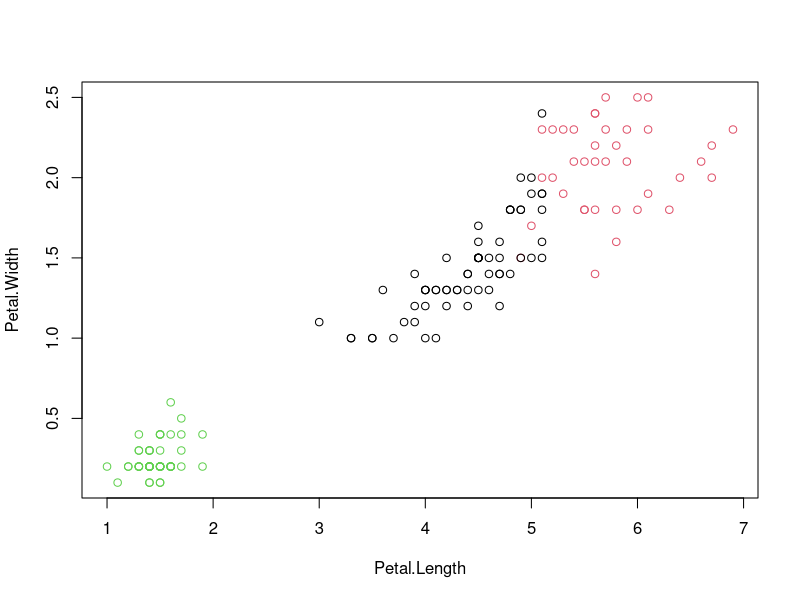
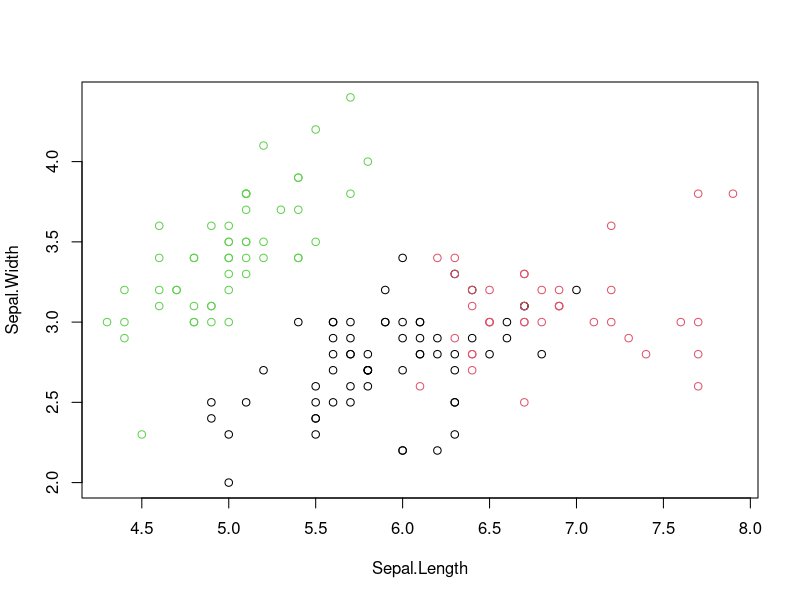

Write the R code that produced these figures, in order.

#===============================================================
# K Means Clustering | unsupervised learning for the IRIS dataset
# Data Scientist: KINDOLI EDWARD
# Machine learning
#================================================================

# Loading the IRIS dataset 

data("iris")

# Adding a feature to the IRIS dataset

iris.features <- iris

# Eliminating the categorical variable species in the IRIS dataset

iris.features$Species<-NULL

View(iris.features)

# Running Kmeans on Iris.features dataset

results <- kmeans(iris.features,3)
results

# Exploring the results dataframe
results$size
results$totss

#Exploring the results dataframe with the iris datasets

table(iris$Species,results$cluster)

#Plotting petal length and petal width
plot(iris[c("Petal.Length","Petal.Width")], col=results$cluster)

#Plotting sepal length and sepal width
plot(iris[c("Sepal.Length","Sepal.Width")], col=results$cluster)
